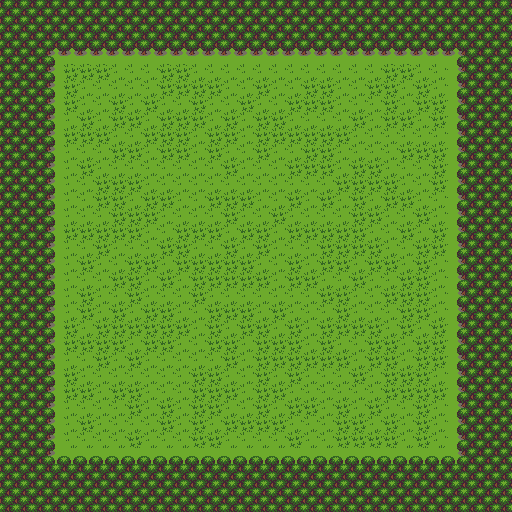

A level layout from a 2D game, rendered from its tile map. Below: a short description, then the map file with tile-grid data replaced by summaries:
An orthogonal 32x32 tile map with 16x16 px tiles, 5 tile layers (Tile Layer 1, Tile Layer 4, Tile Layer 3, Tile Layer 2, ...).

<map version="1.0" orientation="orthogonal" width="32" height="32" tilewidth="16" tileheight="16">
 <properties>
  <property name="Field" value="Field" />
 </properties>
 <tileset firstgid="1" name="basictiles_1" tilewidth="16" tileheight="16">
  <image source="basictiles_1.png" width="128" height="240" />
  <tile id="15">
   <properties>
    <property name="wall" value="wall" />
   </properties>
  </tile>
  <tile id="22">
   <properties>
    <property name="pit" value="pit" />
   </properties>
  </tile>
  <tile id="25">
   <properties>
    <property name="wall" value="wall" />
   </properties>
  </tile>
  <tile id="32">
   <properties>
    <property name="wall" value="wall" />
   </properties>
  </tile>
  <tile id="34">
   <properties>
    <property name="wall" value="wall" />
   </properties>
  </tile>
  <tile id="57">
   <properties>
    <property name="down" value="down" />
   </properties>
  </tile>
  <tile id="107">
   <properties>
    <property name="wall" value="wall" />
   </properties>
  </tile>
  <tile id="108">
   <properties>
    <property name="wall" value="wall" />
   </properties>
  </tile>
  <tile id="115">
   <properties>
    <property name="wall" value="wall" />
   </properties>
  </tile>
  <tile id="116">
   <properties>
    <property name="wall" value="wall" />
   </properties>
  </tile>
 </tileset>
 <layer name="Tile Layer 1" width="32" height="32">
  <data>[1024 cells, 1024 non-empty, 1 distinct tile ids]</data>
 </layer>
 <layer name="Tile Layer 4" width="32" height="32">
  <data>[1024 cells, 100 non-empty, 3 distinct tile ids]</data>
 </layer>
 <layer name="Tile Layer 3" width="32" height="32">
  <data>[1024 cells, 1024 non-empty, 6 distinct tile ids]</data>
 </layer>
 <layer name="Tile Layer 2" width="32" height="32">
  <data>[1024 cells, 0 non-empty, 0 distinct tile ids]</data>
 </layer>
 <layer name="Tile Layer 5" width="32" height="32">
  <data>[1024 cells, 4 non-empty, 3 distinct tile ids]</data>
 </layer>
</map>
